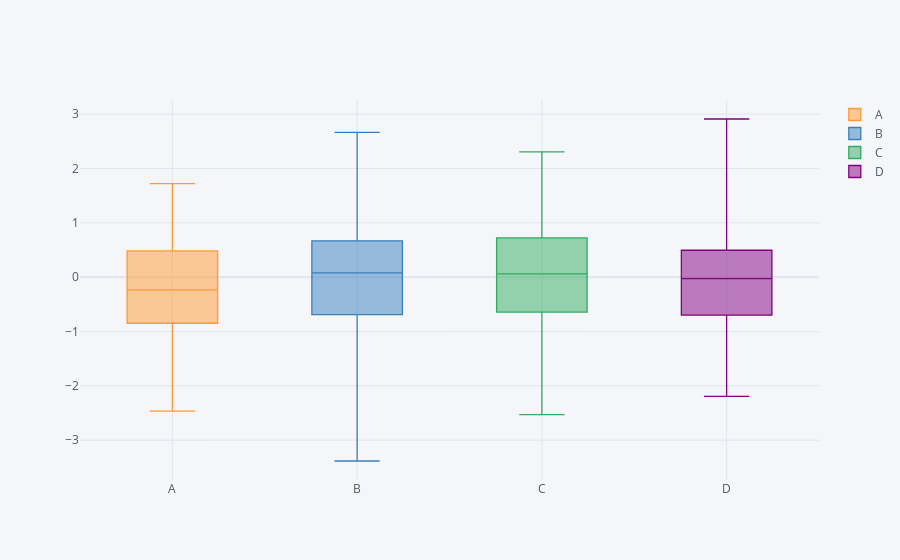

Notebook code cell kept with this figure:
### Code cell
# box iplot of df columns. click on/off of the legends

df.iplot(kind='box')
